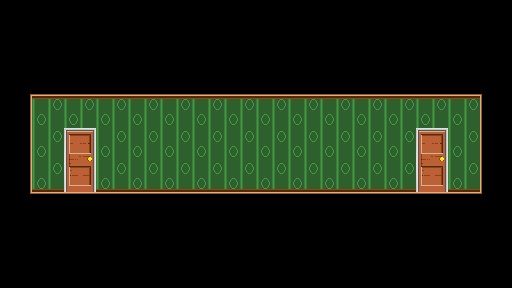

Tiled map render using the project's own tile images. Description and the map definition, with tile-layer contents summarised, below:
An orthogonal 16x9 tile map with 32x32 px tiles, 1 tile layer (Background) and 6 objects (4x CollisionSolid, 2x TransitionDoor).

<map version="1.2" tiledversion="1.2.4" orientation="orthogonal" renderorder="right-down" width="16" height="9" tilewidth="32" tileheight="32" infinite="0" nextlayerid="5" nextobjectid="8">
 <tileset firstgid="1" name="RoomTiles" tilewidth="32" tileheight="32" tilecount="20" columns="5">
  <image source="RoomTiles.png" width="160" height="128" />
 </tileset>
 <layer id="1" name="Background" width="16" height="9">
  <data>[144 cells, 144 non-empty, 14 distinct tile ids]</data>
 </layer>
 <objectgroup color="#ffff00" id="2" name="Transitions">
  <object id="2" name="TransitionDoor" x="64" y="128" width="32" height="64">
   <properties>
    <property name="MapID" value="DebugRoom3" />
    <property name="PlayerX" type="float" value="64" />
    <property name="PlayerY" type="float" value="128" />
   </properties>
  </object>
  <object id="3" name="TransitionDoor" x="416" y="128" width="32" height="64">
   <properties>
    <property name="MapID" value="DebugRoom5" />
    <property name="PlayerX" type="float" value="64" />
    <property name="PlayerY" type="float" value="192" />
   </properties>
  </object>
 </objectgroup>
 <objectgroup color="#aa0000" id="4" name="CollisionMasks">
  <object id="4" name="CollisionSolid" x="32" y="192" width="448" height="32" />
  <object id="5" name="CollisionSolid" x="32" y="64" width="448" height="32" />
  <object id="6" name="CollisionSolid" x="0" y="64" width="32" height="160" />
  <object id="7" name="CollisionSolid" x="480" y="64" width="32" height="160" />
 </objectgroup>
</map>